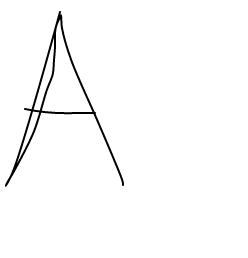
#> input picture test/t1.png, 248 x 258 px
$ python -i processImage.py   (imports and definitions only)
#> lines starting #> are read from the running program, lines starting #| are printed output that depends on the picture
# # used to process a character image # loads a given character image, crops to the exact size of the character,
# convert to black and white image and resize to a size and returns
import numpy as np
from PIL import Image, ImageOps


def process_image(file_name, size=(7, 7)):
#> called with file_name = 'test/t1.png', size = (7, 7)
    img = Image.open(file_name)
#> img is the input picture: PIL image 248x258 RGBA; mean R, G, B, A 250.4, 250.4, 250.4, 255

    out_img = img.convert('L')
    out_img = ImageOps.invert(out_img)
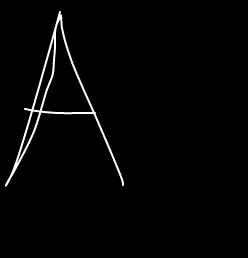
#> out_img: PIL image 248x258 L; min 0, max 255, mean 4.6

    # out_img.show()

    np_array = np.asarray(out_img)

    rowSum = np.sum(np_array, 0)
#> rowSum = 248 values, max 10605 at index 54, min 0 at index 0, mean 1194.6

    columnSum = np.sum(np_array, 1)
#> columnSum = 258 values, max 14480 at index 112, min 0 at index 0, mean 1148.3

    def find_left(row_sum):
        for i in range(row_sum.shape[0]):
            if row_sum[i] > 0:
                return i

    def find_right(row_sum):
        for i in range(row_sum.shape[0] - 1, 0, -1):
            if row_sum[i] > 0:
                return i

    def find_top(column_sum):
        for i in range(column_sum.shape[0]):
            if column_sum[i] > 0:
                return i

    def find_bottom(column_sum):
        for i in range(column_sum.shape[0] - 1, 0, -1):
            if column_sum[i] > 0:
                return i

    left = find_left(rowSum)
#> left = 5
    right = find_right(rowSum)
#> right = 123
    top = find_top(columnSum)
#> top = 11
    bottom = find_bottom(columnSum)
#> bottom = 186

    box = (left, top, right, bottom)
#> box = (5, 11, 123, 186)
    cropped_img = out_img.crop(box)
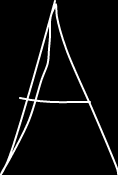
#> cropped_img: PIL image 118x175 L; min 0, max 255, mean 14.3

    # cropped.show()

    resize_img = cropped_img.resize(size, Image.LANCZOS)

    # transf.show()
    # transf.convert('1').show()

    def convert_bw(im, threshold=50):
#> called with threshold = 50
        ta = np.asarray(im)
        tt = np.array(ta, copy=True)

        for i in range(tt.shape[0]):
            for j in range(tt.shape[1]):
                if tt[i][j] > threshold:
                    tt[i][j] = 255
                else:
                    tt[i][j] = 0

        tti = Image.fromarray(tt)
        return tti

    return convert_bw(resize_img, 50)

>>> result = process_image('test/t1.png')

$ run again, on test/t4.png
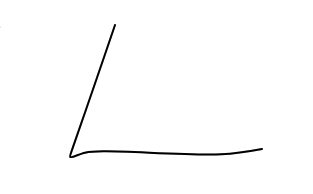
#> input picture test/t4.png, 313 x 194 px
#> in process_image, img is the input picture: PIL image 313x194 RGBA; mean R, G, B, A 252.1, 252.1, 252.1, 255
#> in process_image, `out_img = ImageOps.invert(out_img)`:
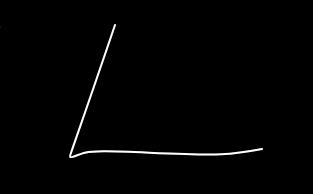
#> out_img: PIL image 313x194 L; min 0, max 255, mean 2.9
#> rowSum = 313 values, max 2202 at index 76, min 0 at index 1, mean 556.2
#> columnSum = 194 values, max 23401 at index 153, min 0 at index 0, mean 897.3
#> left = 0
#> right = 262
#> top = 24
#> bottom = 157
#> box = (0, 24, 262, 157)
#> in process_image, `cropped_img = out_img.crop(box)`:
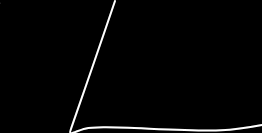
#> cropped_img: PIL image 262x133 L; min 0, max 255, mean 5
